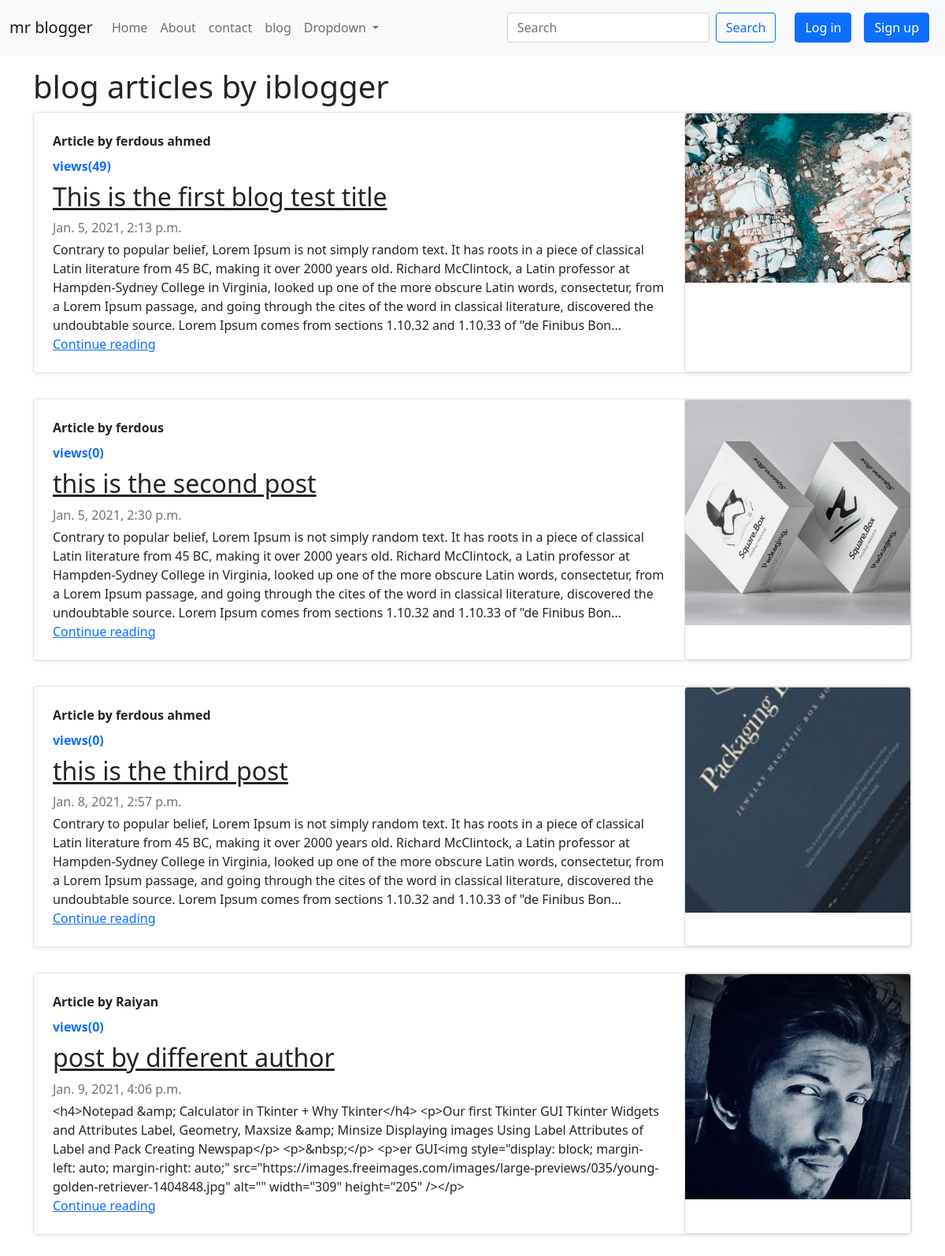
Screenshot of /blog/ with the database file from the repository.
### blog/models.py (models this page shows, shortened)
class Post(models.Model):
    sno = models.AutoField(primary_key=True)
    title = models.CharField(max_length=155)
    views= models.IntegerField(default=0)
    content = RichTextField(blank=True,null=True)
    image=models.ImageField(upload_to='media',max_length=100,blank=True)
    author = models.CharField(max_length=150)
    slug = models.CharField(max_length=150)
    timestamp=models.DateTimeField(blank=True)

### blog/views.py (the view)
# urls.py: path('', views.bloghome, name='bloghome'),
def bloghome(request):
    allposts= Post.objects.all()
    context = {'allposts':allposts}
    return render(request,'blog/bloghome.html',context)

### templates/blog/bloghome.html (shortened to what this page needs)
{% extends 'base.html' %}
{% block blogactive %}active{% endblock blogactive %}
{% block body %}
<div class="container my-3">
  <h1>blog articles by iblogger</h1>
  {% for post in allposts %}
    <div class="row mb-2">
    <div class="col-md-13">
      <div class="row g-0 border rounded overflow-hidden flex-md-row mb-4 shadow-sm h-md-250 position-relative">
        <div class="col p-4 d-flex flex-column position-static">
          <strong class="d-inline-block mb-2 text-dark">Article by {{post.author}} </strong>
          <strong class="d-inline-block mb-2 text-primary">views({{post.views}}) </strong>
          <h2 class="blog-post-title"><a class="text-dark" href="/blog/{{post.slug}}">{{post.title}}</a></h2>
          <div class="mb-1 text-muted">{{post.timestamp}}</div>
          <p class="card-text mb-auto">{{post.content | truncatechars:500 }}</p>
          <a href="/blog/{{post.slug}}" class="stretched-link">Continue reading</a>
        </div>
        {% if post.image %}
        <div class="card" style="width: 18rem;">
        <img src="{{post.image.url}}" class="card-img-top" alt="image"/>
      </div>
      {% endif %}
      </div>
    </div>
  </div>
{% endfor %}
</div>
{% endblock body %}

### rows the page displays
Post: author "ferdous ahmed", views "49", title "This is the first blog test title", timestamp "Jan. 5, 2021, 2:13 p.m.", content "Contrary to popular belief, Lorem Ipsum is not simply random text. It has roots in a piece of classical Latin literature from 45 BC, making it over 2000 years old. Richard McClintock, a Latin professor at Hampden-Sydney College in Virginia, looked up one of the more obscure Latin words, consectetur, from a Lorem Ipsum passage, and going through the cites of the word in classical literature, discovered the undoubtable source. Lorem Ipsum comes from sections 1.10.32 and 1.10.33 of \"de Finibus Bon…", image (picture)
Post: author "ferdous", views "0", title "this is the second post", timestamp "Jan. 5, 2021, 2:30 p.m.", content "Contrary to popular belief, Lorem Ipsum is not simply random text. It has roots in a piece of classical Latin literature from 45 BC, making it over 2000 years old. Richard McClintock, a Latin professor at Hampden-Sydney College in Virginia, looked up one of the more obscure Latin words, consectetur, from a Lorem Ipsum passage, and going through the cites of the word in classical literature, discovered the undoubtable source. Lorem Ipsum comes from sections 1.10.32 and 1.10.33 of \"de Finibus Bon…", image (picture)
Post: author "ferdous ahmed", views "0", title "this is the third post", timestamp "Jan. 8, 2021, 2:57 p.m.", content "Contrary to popular belief, Lorem Ipsum is not simply random text. It has roots in a piece of classical Latin literature from 45 BC, making it over 2000 years old. Richard McClintock, a Latin professor at Hampden-Sydney College in Virginia, looked up one of the more obscure Latin words, consectetur, from a Lorem Ipsum passage, and going through the cites of the word in classical literature, discovered the undoubtable source. Lorem Ipsum comes from sections 1.10.32 and 1.10.33 of \"de Finibus Bon…", image (picture)
Post: author "Raiyan", views "0", title "post by different author", timestamp "Jan. 9, 2021, 4:06 p.m.", content "<h4>Notepad &amp; Calculator in Tkinter + Why Tkinter</h4> <p>Our first Tkinter GUI Tkinter Widgets and Attributes Label, Geometry, Maxsize &amp; Minsize Displaying images Using Label Attributes of Label and Pack Creating Newspap</p> <p>&nbsp;</p> <p>er GUI<img style=\"display: block; margin-left: auto; margin-right: auto;\" src=\"https://images.freeimages.com/images/large-previews/035/young-golden-retriever-1404848.jpg\" alt=\"\" width=\"309\" height=\"205\" /></p>", image (picture)
